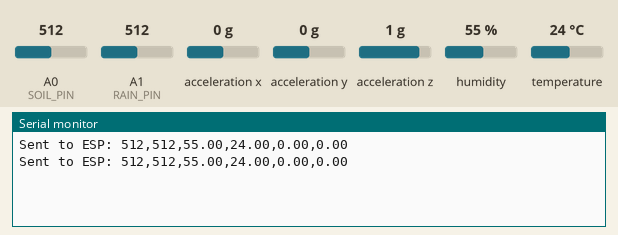
Bench run of a sketch on a simulated Arduino Uno, built with avr-gcc and run on an emulated ATmega328P. Parts: the last lines printed to the serial monitor. Wiring (inferred from the names in the program): MPU-6050 motion sensor at I2C address 0x68; MPU-6050 motion sensor at I2C address 0x69. Inputs (shaded band) come from the test bench; at power-on: acceleration y 0 g, humidity 55 %, A0 (SOIL_PIN) = 512, A1 (RAIN_PIN) = 512, acceleration z 1 g, temperature 24 °C, acceleration x 0 g.

Above: at 1.2 s.
1.3 s: acceleration y set to -1.4 g
At 2.6 s:
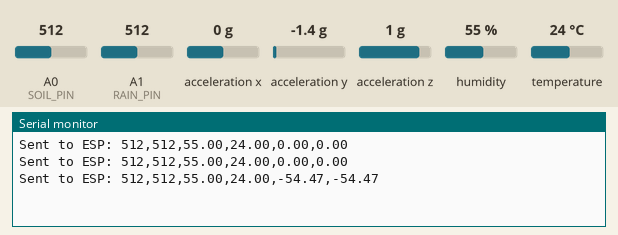
2.8 s: humidity set to 22 %
At 4.0 s:
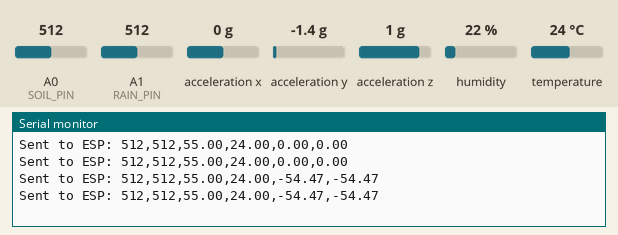
4.3 s: A0 (SOIL_PIN) set to 716
At 4.3 s:
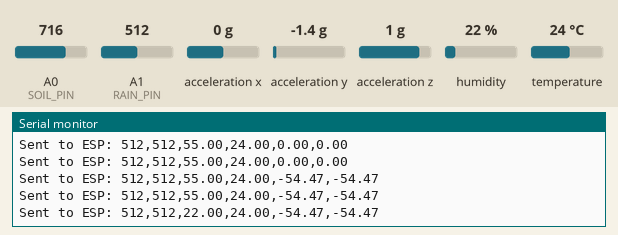
5.8 s: A1 (RAIN_PIN) set to 716
At 6.8 s:
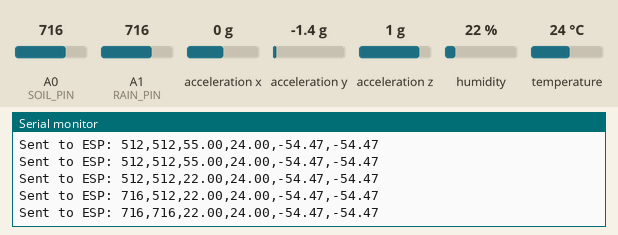
7.3 s: acceleration z set to -1.4 g
At 8.0 s:
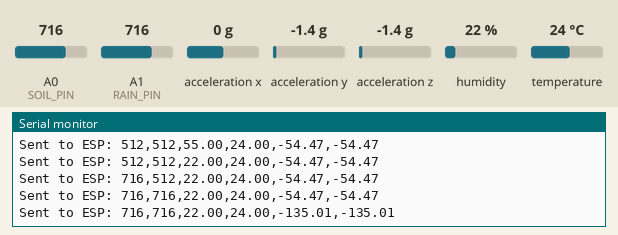
8.8 s: temperature set to 12 °C
At 10.3 s:
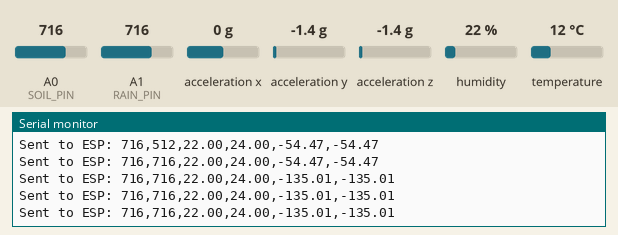
Timing chart, 0 to 11.3 s (numbered marks = the images above; inputs shaded):
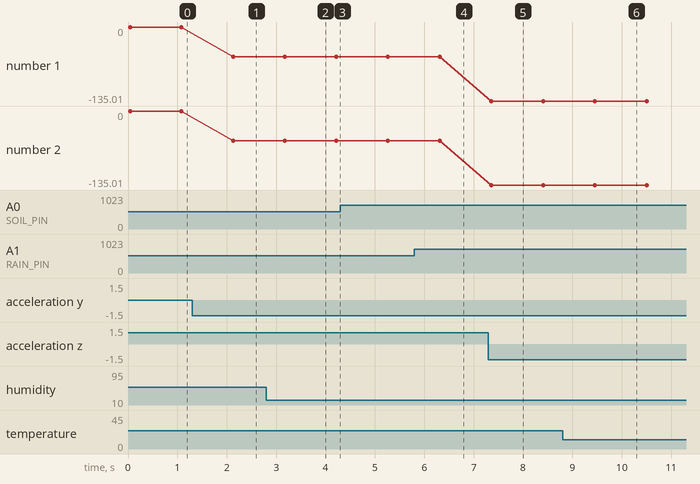

The sketch:

arduino_test_2.ino
```cpp
#include <Wire.h>
#include <DHT.h>
#include <SoftwareSerial.h>  // For serial communication on pins 2 and 3

#define DHTPIN 7
#define DHTTYPE DHT22
DHT dht(DHTPIN, DHTTYPE);

// Soil & Rain
#define SOIL_PIN A0
#define RAIN_PIN A1

// MPU6050 addresses
#define MPU1_ADDR 0x68
#define MPU2_ADDR 0x69

// SoftwareSerial for ESP communication
#define RX_PIN 3  // Arduino receives (not used here)
#define TX_PIN 2  // Arduino transmits
SoftwareSerial espSerial(RX_PIN, TX_PIN);

void setup() {
  Serial.begin(9600);       // For monitoring via USB
  espSerial.begin(9600);    // For sending data to ESP
  Wire.begin();
  dht.begin();

  // Initialize MPU1
  Wire.beginTransmission(MPU1_ADDR);
  Wire.write(0x6B); // power management register
  Wire.write(0);
  Wire.endTransmission(true);

  // Initialize MPU2
  Wire.beginTransmission(MPU2_ADDR);
  Wire.write(0x6B);
  Wire.write(0);
  Wire.endTransmission(true);
}

void loop() {
  // Read soil and rain sensors
  int soil = analogRead(SOIL_PIN);
  int rain = analogRead(RAIN_PIN);

  // Read DHT22
  float hum = dht.readHumidity();
  float temp = dht.readTemperature();

  // Read MPU1 and MPU2 tilt (X-axis angle)
  float mpu1_angle = readMPU(MPU1_ADDR);
  float mpu2_angle = readMPU(MPU2_ADDR);

  // Send all values via SoftwareSerial as CSV to ESP
  // Format: soil,rain,humidity,temp,mpu1_angle,mpu2_angle
  espSerial.print(soil); espSerial.print(",");
  espSerial.print(rain); espSerial.print(",");
  espSerial.print(hum); espSerial.print(",");
  espSerial.print(temp); espSerial.print(",");
  espSerial.print(mpu1_angle); espSerial.print(",");
  espSerial.println(mpu2_angle);

  // Also print to USB Serial for monitoring
  Serial.print("Sent to ESP: ");
  Serial.print(soil); Serial.print(",");
  Serial.print(rain); Serial.print(",");
  Serial.print(hum); Serial.print(",");
  Serial.print(temp); Serial.print(",");
  Serial.print(mpu1_angle); Serial.print(",");
  Serial.println(mpu2_angle);

  delay(1000); // 1 second
}

// Simple function to read X-axis tilt of MPU
float readMPU(int addr) {
  Wire.beginTransmission(addr);
  Wire.write(0x3B); // starting register for accel data
  Wire.endTransmission(false);
  Wire.requestFrom((uint8_t)addr, (uint8_t)6, (uint8_t)true);

  int16_t ax = Wire.read() << 8 | Wire.read();
  int16_t ay = Wire.read() << 8 | Wire.read();
  int16_t az = Wire.read() << 8 | Wire.read();

  // Simple tilt angle in degrees
  float angle = atan2(ay, az) * 57.3;
  return angle;
}
```

Measured:
- after the input at 1.3 s, the serial monitor: prints a new line after 0.83 s (image 1)
- after the input at 5.8 s, the serial monitor: prints a new line after 0.51 s (image 4)
- after the input at 7.3 s, the serial monitor: prints a new line after 0.06 s (image 5)
- plotted number 1: 0 → -54.47 after the input at 1.3 s, -54.47 → -135.01 after the input at 7.3 s
- plotted number 2: 0 → -54.47 after the input at 1.3 s, -54.47 → -135.01 after the input at 7.3 s
